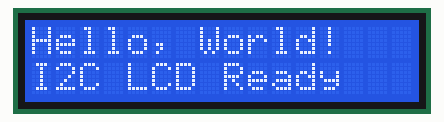
Recording of a sketch running on a simulated Arduino Uno, built with avr-gcc and run on an emulated ATmega328P. Parts: 16×2 character LCD.

Above: at 0.1 s.
At 2.2 s:
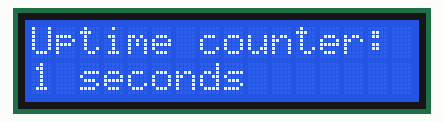
At 11.2 s:
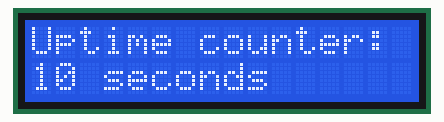
At 20.2 s:
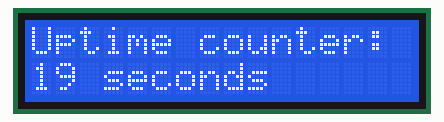
At 29.2 s:
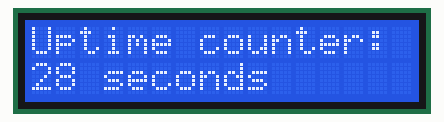
At 38.2 s:
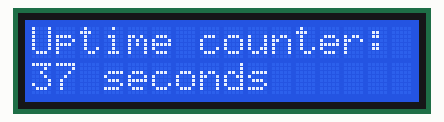

The sketch:

sketch.ino
```cpp
// 16x2 LCD with I2C
// Components: Arduino Uno, 16x2 LCD with I2C backpack
//
// The I2C backpack lets us control the entire display using just 2 signal
// wires (SDA, SCL) instead of the 6+ wires a standard LCD normally needs.

#include <Wire.h>
#include <LiquidCrystal_I2C.h>

// Most I2C LCD backpacks use address 0x27 or 0x3F.
// If the screen shows nothing but the backlight is on, try changing this.
LiquidCrystal_I2C lcd(0x27, 16, 2);

unsigned long lastUpdate = 0;
int counter = 0;

void setup() {
  lcd.init();
  lcd.backlight();

  lcd.setCursor(0, 0);
  lcd.print("Hello, World!");
  lcd.setCursor(0, 1);
  lcd.print("I2C LCD Ready");

  delay(2000);
  lcd.clear();
}

void loop() {
  if (millis() - lastUpdate >= 1000) {
    lastUpdate = millis();
    counter++;

    lcd.setCursor(0, 0);
    lcd.print("Uptime counter:");

    lcd.setCursor(0, 1);
    lcd.print(counter);
    lcd.print(" seconds   ");
  }
}
```

Measured:
- what the display in image 1 shows lasts 1.0 s, from 2.1 s to 3.1 s
